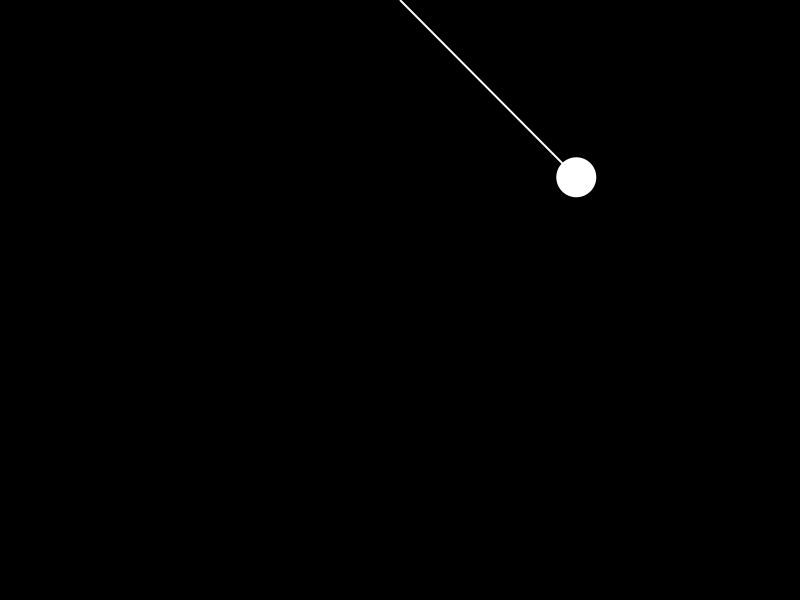
Frame 1 (no input)
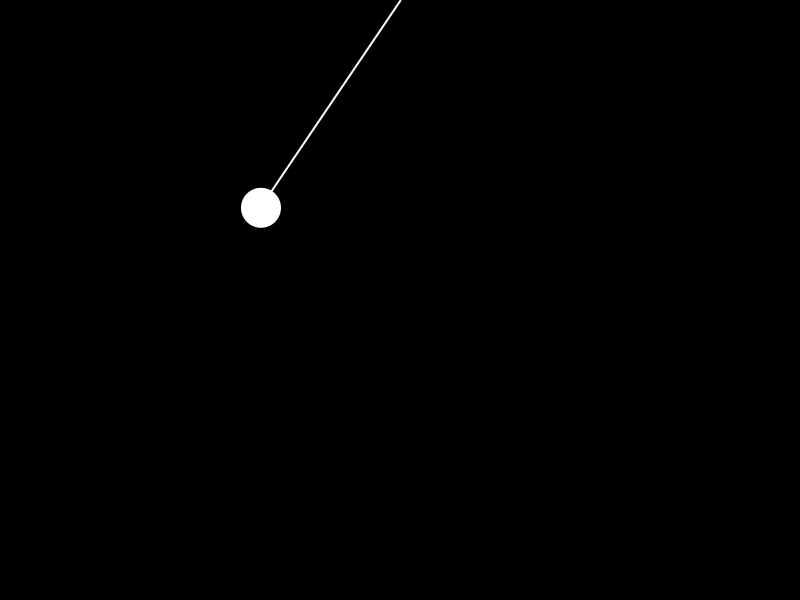
Frame 60 (the mouse pressed at the canvas centre just before this capture)
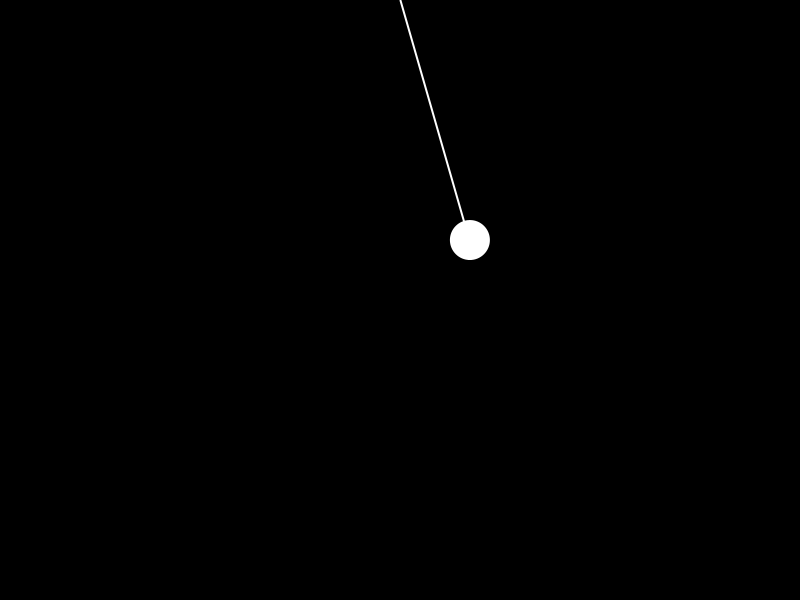
Frame 120 (the mouse held since frame 60 and released just before this capture)

The Processing sketch that drew these frames (run headless with seeded random() and noise(); from frame 60 on, the mouse is pressed at the canvas centre):

// Processing sketch: pendulum_18_06_22
// ── pendulum_18_06_22.pde
Pendulum p1;
boolean pressed;

void setup(){
  size(800, 600);
  
  p1 = new Pendulum(new PVector(width/2, 0), 250);
  
  pressed = false;
  
}


void draw(){
  background(0);
  p1.go();
}

void mousePressed() {
  if (!p1.dragging){
    if((mouseX < p1.blob.x + 20 && mouseX > p1.blob.x - 20) 
    && (mouseY < p1.blob.y + 20 && mouseY > p1.blob.y - 20)){
      p1.dragging = true; 
    }
  }
  
}

void mouseDragged(){
  if(p1.dragging)
    p1.drag(mouseX,mouseY);
}


void mouseReleased(){
  p1.dragging = !p1.dragging;
  p1.start(mouseX,mouseY);
}

// ── Pendulum.pde
class Pendulum{
  PVector origin;
  float r;
  float angle;
  float damping = 0.995;
  
  PVector blob;
  
  float vel;
  
  boolean dragging;
  
  Pendulum(PVector origin_, float r_){
    origin = origin_;
    r = r_;
    
    angle = PI/4;
    
    dragging = false;
    
    blob = new PVector(r * sin(angle), r * cos(angle));
    
  }
  
  
  void go(){
    if (!dragging)
      update();
      
    display();
  }
  
  void update(){
    float gravity = 1;
    
    float acc = (-1 * gravity / r) * sin(angle);
    vel += acc;
    vel *= damping;
    
    angle += vel;
    
    blob.set(r * sin(angle), r * cos(angle));
    blob.add(origin);
  }
  
  
  void display(){
    strokeWeight(2);
    stroke(255);
    line(origin.x, origin.y, blob.x, blob.y);
    noStroke();
    
    if(dragging)
      fill(200);
    else
      fill(255);
    
    ellipse(blob.x, blob.y, 40, 40);
    
  }
  
  void drag(float x, float y){
    blob.set(x, y);
  }
  
  void start(float x, float y){
    float mean = width/2;
    x = x - mean;
    
    angle = atan(x/y);
    r = x / sin(angle);
    blob.set(r * sin(angle), r * cos(angle));
  }
  
}
